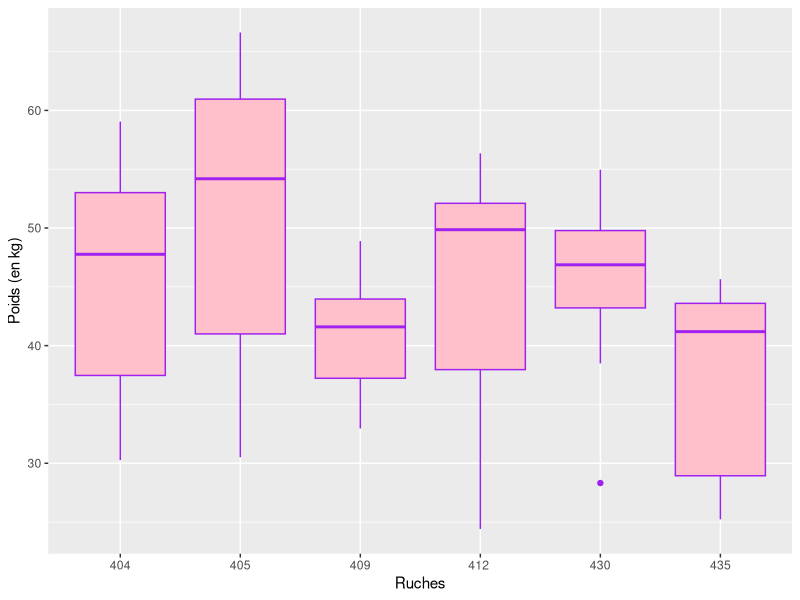
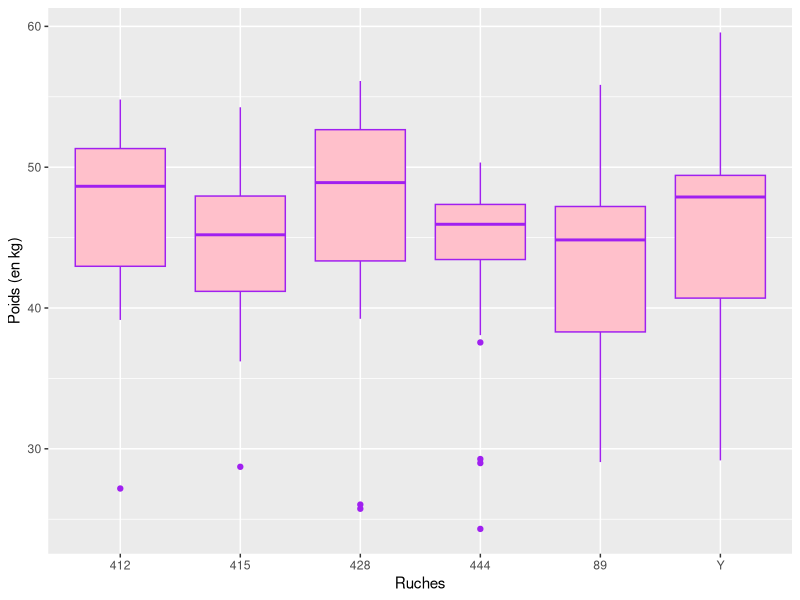

R code for these plots, in order:
library(ggplot2)
library(tidyr)
library(dplyr)
library(readxl)

# Charger les données
poids_ruches <- read_excel("BD/Weight_2023_Sica_Confoux.xlsx")

colnames(poids_ruches) <- c("date", "412 ", "409", "435",
                            "430", "404", "405",
                            "415", "428", "444",
                            "412", "Y", "89")

poids_sansdate <- poids_ruches[2:13]

#Suppression de la colonne Date et des rûches de Confoux
poids_sica_sansdate <- poids_sansdate[7:12]

#Suppression de la colonne Date et des rûches de Sica
poids_confoux_sansdate <- poids_sansdate[1:6]

# Transformer les données en format long

poids_long_confoux <- poids_confoux_sansdate%>%
  pivot_longer(cols = everything(), names_to = "ruche", values_to = "poids") %>%
  filter(!is.na(poids))  # Filtrer les valeurs manquantes

poids_long_sica <- poids_sica_sansdate%>%
  pivot_longer(cols = everything(), names_to = "ruche", values_to = "poids") %>%
  filter(!is.na(poids))  # Filtrer les valeurs manquantes

#Tracé des boxplot
ggplot(poids_long_confoux, aes(x = ruche, y = poids)) +
  geom_boxplot(fill = "pink", color = "purple") +
  labs(y = "Poids (en kg)", x ="Ruches")

ggplot(poids_long_sica, aes(x = ruche, y = poids)) +
  geom_boxplot(fill = "pink", color = "purple") +
  labs(y = "Poids (en kg)", x = "Ruches")

# mauve = médiane
# moustache = étendue des données en dehors des quantiles

